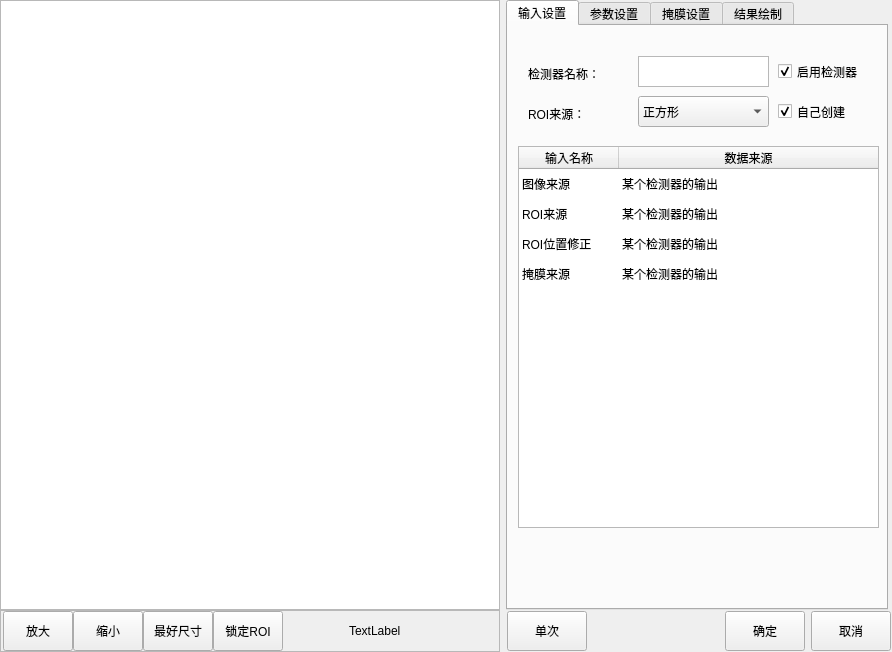
<?xml version="1.0" encoding="UTF-8"?>
<ui version="4.0">
 <class>CMvMatchingCharacterRecognition</class>
 <widget class="QWidget" name="CMvMatchingCharacterRecognition">
  <property name="geometry">
   <rect>
    <x>0</x>
    <y>0</y>
    <width>892</width>
    <height>652</height>
   </rect>
  </property>
  <property name="windowTitle">
   <string>匹配法字符识别</string>
  </property>
  <layout class="QHBoxLayout" name="horizontalLayout_3">
   <property name="leftMargin">
    <number>0</number>
   </property>
   <property name="topMargin">
    <number>0</number>
   </property>
   <property name="rightMargin">
    <number>0</number>
   </property>
   <property name="bottomMargin">
    <number>0</number>
   </property>
   <item>
    <layout class="QVBoxLayout" name="verticalLayout">
     <property name="spacing">
      <number>0</number>
     </property>
     <item>
      <widget class="QGraphicsView" name="graphicsView_mainImage">
       <property name="minimumSize">
        <size>
         <width>500</width>
         <height>600</height>
        </size>
       </property>
      </widget>
     </item>
     <item>
      <widget class="QFrame" name="frame">
       <property name="minimumSize">
        <size>
         <width>0</width>
         <height>42</height>
        </size>
       </property>
       <property name="maximumSize">
        <size>
         <width>16777215</width>
         <height>42</height>
        </size>
       </property>
       <property name="frameShape">
        <enum>QFrame::StyledPanel</enum>
       </property>
       <property name="frameShadow">
        <enum>QFrame::Raised</enum>
       </property>
       <layout class="QHBoxLayout" name="horizontalLayout">
        <property name="spacing">
         <number>0</number>
        </property>
        <property name="leftMargin">
         <number>2</number>
        </property>
        <property name="topMargin">
         <number>0</number>
        </property>
        <property name="rightMargin">
         <number>0</number>
        </property>
        <property name="bottomMargin">
         <number>0</number>
        </property>
        <item>
         <widget class="QPushButton" name="pushButton_zoomIn">
          <property name="minimumSize">
           <size>
            <width>70</width>
            <height>40</height>
           </size>
          </property>
          <property name="maximumSize">
           <size>
            <width>70</width>
            <height>40</height>
           </size>
          </property>
          <property name="text">
           <string>放大</string>
          </property>
         </widget>
        </item>
        <item>
         <widget class="QPushButton" name="pushButton_zoomOut">
          <property name="minimumSize">
           <size>
            <width>70</width>
            <height>40</height>
           </size>
          </property>
          <property name="maximumSize">
           <size>
            <width>70</width>
            <height>40</height>
           </size>
          </property>
          <property name="text">
           <string>缩小</string>
          </property>
         </widget>
        </item>
        <item>
         <widget class="QPushButton" name="pushButton_zoomBest">
          <property name="minimumSize">
           <size>
            <width>70</width>
            <height>40</height>
           </size>
          </property>
          <property name="maximumSize">
           <size>
            <width>70</width>
            <height>40</height>
           </size>
          </property>
          <property name="text">
           <string>最好尺寸</string>
          </property>
         </widget>
        </item>
        <item>
         <widget class="QPushButton" name="pushButton_lockRoiMove">
          <property name="minimumSize">
           <size>
            <width>70</width>
            <height>40</height>
           </size>
          </property>
          <property name="maximumSize">
           <size>
            <width>70</width>
            <height>40</height>
           </size>
          </property>
          <property name="text">
           <string>锁定ROI</string>
          </property>
         </widget>
        </item>
        <item>
         <spacer name="horizontalSpacer">
          <property name="orientation">
           <enum>Qt::Horizontal</enum>
          </property>
          <property name="sizeHint" stdset="0">
           <size>
            <width>63</width>
            <height>20</height>
           </size>
          </property>
         </spacer>
        </item>
        <item>
         <widget class="QLabel" name="label_mousePos">
          <property name="minimumSize">
           <size>
            <width>150</width>
            <height>40</height>
           </size>
          </property>
          <property name="maximumSize">
           <size>
            <width>150</width>
            <height>40</height>
           </size>
          </property>
          <property name="text">
           <string>TextLabel</string>
          </property>
         </widget>
        </item>
       </layout>
      </widget>
     </item>
    </layout>
   </item>
   <item>
    <layout class="QVBoxLayout" name="verticalLayout_2">
     <property name="spacing">
      <number>0</number>
     </property>
     <item>
      <widget class="QTabWidget" name="tabWidget">
       <property name="minimumSize">
        <size>
         <width>382</width>
         <height>602</height>
        </size>
       </property>
       <property name="maximumSize">
        <size>
         <width>380</width>
         <height>16777215</height>
        </size>
       </property>
       <property name="currentIndex">
        <number>0</number>
       </property>
       <widget class="QWidget" name="tab">
        <attribute name="title">
         <string>输入设置</string>
        </attribute>
        <widget class="QCheckBox" name="checkBox_roiCreat">
         <property name="geometry">
          <rect>
           <x>270</x>
           <y>70</y>
           <width>101</width>
           <height>31</height>
          </rect>
         </property>
         <property name="minimumSize">
          <size>
           <width>101</width>
           <height>31</height>
          </size>
         </property>
         <property name="text">
          <string>自己创建</string>
         </property>
         <property name="checked">
          <bool>true</bool>
         </property>
         <property name="tristate">
          <bool>false</bool>
         </property>
        </widget>
        <widget class="QLabel" name="label_funcName">
         <property name="geometry">
          <rect>
           <x>20</x>
           <y>40</y>
           <width>81</width>
           <height>16</height>
          </rect>
         </property>
         <property name="text">
          <string>检测器名称：</string>
         </property>
        </widget>
        <widget class="QLabel" name="label_roiCreat">
         <property name="geometry">
          <rect>
           <x>20</x>
           <y>80</y>
           <width>91</width>
           <height>16</height>
          </rect>
         </property>
         <property name="text">
          <string>ROI来源：</string>
         </property>
        </widget>
        <widget class="QCheckBox" name="checkBox_enableFunc">
         <property name="geometry">
          <rect>
           <x>270</x>
           <y>30</y>
           <width>101</width>
           <height>31</height>
          </rect>
         </property>
         <property name="minimumSize">
          <size>
           <width>101</width>
           <height>31</height>
          </size>
         </property>
         <property name="text">
          <string>启用检测器</string>
         </property>
         <property name="checked">
          <bool>true</bool>
         </property>
        </widget>
        <widget class="QComboBox" name="comboBox_imageSource">
         <property name="geometry">
          <rect>
           <x>130</x>
           <y>70</y>
           <width>131</width>
           <height>31</height>
          </rect>
         </property>
         <property name="minimumSize">
          <size>
           <width>131</width>
           <height>31</height>
          </size>
         </property>
         <property name="maximumSize">
          <size>
           <width>131</width>
           <height>31</height>
          </size>
         </property>
         <item>
          <property name="text">
           <string>正方形</string>
          </property>
         </item>
         <item>
          <property name="text">
           <string>斜矩形</string>
          </property>
         </item>
         <item>
          <property name="text">
           <string>圆形</string>
          </property>
         </item>
         <item>
          <property name="text">
           <string>多边形</string>
          </property>
         </item>
        </widget>
        <widget class="QPlainTextEdit" name="plainTextEdit_funcName">
         <property name="geometry">
          <rect>
           <x>130</x>
           <y>30</y>
           <width>131</width>
           <height>31</height>
          </rect>
         </property>
         <property name="minimumSize">
          <size>
           <width>131</width>
           <height>31</height>
          </size>
         </property>
         <property name="maximumSize">
          <size>
           <width>131</width>
           <height>31</height>
          </size>
         </property>
         <property name="overwriteMode">
          <bool>false</bool>
         </property>
        </widget>
        <widget class="QTableWidget" name="tableWidget_input">
         <property name="geometry">
          <rect>
           <x>10</x>
           <y>120</y>
           <width>361</width>
           <height>382</height>
          </rect>
         </property>
         <property name="minimumSize">
          <size>
           <width>361</width>
           <height>382</height>
          </size>
         </property>
         <property name="maximumSize">
          <size>
           <width>361</width>
           <height>382</height>
          </size>
         </property>
         <property name="editTriggers">
          <set>QAbstractItemView::NoEditTriggers</set>
         </property>
         <property name="selectionMode">
          <enum>QAbstractItemView::SingleSelection</enum>
         </property>
         <property name="selectionBehavior">
          <enum>QAbstractItemView::SelectRows</enum>
         </property>
         <property name="showGrid">
          <bool>false</bool>
         </property>
         <attribute name="horizontalHeaderStretchLastSection">
          <bool>true</bool>
         </attribute>
         <attribute name="verticalHeaderVisible">
          <bool>false</bool>
         </attribute>
         <row>
          <property name="text">
           <string>1</string>
          </property>
         </row>
         <row>
          <property name="text">
           <string>2</string>
          </property>
         </row>
         <row>
          <property name="text">
           <string>3</string>
          </property>
         </row>
         <row>
          <property name="text">
           <string>4</string>
          </property>
         </row>
         <column>
          <property name="text">
           <string>输入名称</string>
          </property>
         </column>
         <column>
          <property name="text">
           <string>数据来源</string>
          </property>
         </column>
         <item row="0" column="0">
          <property name="text">
           <string>图像来源</string>
          </property>
         </item>
         <item row="0" column="1">
          <property name="text">
           <string>某个检测器的输出</string>
          </property>
         </item>
         <item row="1" column="0">
          <property name="text">
           <string>ROI来源</string>
          </property>
         </item>
         <item row="1" column="1">
          <property name="text">
           <string>某个检测器的输出</string>
          </property>
         </item>
         <item row="2" column="0">
          <property name="text">
           <string>ROI位置修正</string>
          </property>
         </item>
         <item row="2" column="1">
          <property name="text">
           <string>某个检测器的输出</string>
          </property>
         </item>
         <item row="3" column="0">
          <property name="text">
           <string>掩膜来源</string>
          </property>
         </item>
         <item row="3" column="1">
          <property name="text">
           <string>某个检测器的输出</string>
          </property>
         </item>
        </widget>
       </widget>
       <widget class="QWidget" name="tab_2">
        <attribute name="title">
         <string>参数设置</string>
        </attribute>
        <widget class="QComboBox" name="comboBox_fontTrainingType">
         <property name="geometry">
          <rect>
           <x>10</x>
           <y>50</y>
           <width>101</width>
           <height>31</height>
          </rect>
         </property>
         <item>
          <property name="text">
           <string>生成本地字库</string>
          </property>
         </item>
         <item>
          <property name="text">
           <string>加载已有字库</string>
          </property>
         </item>
        </widget>
        <widget class="QLabel" name="label_size">
         <property name="geometry">
          <rect>
           <x>10</x>
           <y>90</y>
           <width>111</width>
           <height>31</height>
          </rect>
         </property>
         <property name="text">
          <string>绘制字符大小：</string>
         </property>
        </widget>
        <widget class="QLabel" name="label_titleJudged_2">
         <property name="geometry">
          <rect>
           <x>0</x>
           <y>180</y>
           <width>361</width>
           <height>31</height>
          </rect>
         </property>
         <property name="styleSheet">
          <string notr="true">background-color: qlineargradient(spread:pad, x1:0, y1:0, x2:1, y2:0, stop:0 rgba(80, 80, 80, 255), stop:1 rgba(120, 120, 120, 120));
color: rgb(255, 255, 255);</string>
         </property>
         <property name="text">
          <string>  结果判定</string>
         </property>
         <property name="alignment">
          <set>Qt::AlignLeading|Qt::AlignLeft|Qt::AlignVCenter</set>
         </property>
        </widget>
        <widget class="QLabel" name="label_fontTrainingType">
         <property name="geometry">
          <rect>
           <x>10</x>
           <y>20</y>
           <width>101</width>
           <height>31</height>
          </rect>
         </property>
         <property name="text">
          <string>字库训练方式：</string>
         </property>
        </widget>
        <widget class="QGroupBox" name="groupBox_9">
         <property name="geometry">
          <rect>
           <x>10</x>
           <y>250</y>
           <width>241</width>
           <height>79</height>
          </rect>
         </property>
         <property name="minimumSize">
          <size>
           <width>0</width>
           <height>0</height>
          </size>
         </property>
         <property name="maximumSize">
          <size>
           <width>271</width>
           <height>16777215</height>
          </size>
         </property>
         <property name="title">
          <string>字符数量限定</string>
         </property>
         <widget class="QSpinBox" name="spinBox_numberMin">
          <property name="geometry">
           <rect>
            <x>10</x>
            <y>40</y>
            <width>101</width>
            <height>31</height>
           </rect>
          </property>
          <property name="maximum">
           <number>5000</number>
          </property>
         </widget>
         <widget class="QLabel" name="label_18">
          <property name="geometry">
           <rect>
            <x>10</x>
            <y>10</y>
            <width>111</width>
            <height>31</height>
           </rect>
          </property>
          <property name="text">
           <string>字符数量下限：</string>
          </property>
         </widget>
         <widget class="QSpinBox" name="spinBox_numberMax">
          <property name="geometry">
           <rect>
            <x>130</x>
            <y>40</y>
            <width>101</width>
            <height>31</height>
           </rect>
          </property>
          <property name="maximum">
           <number>5000</number>
          </property>
         </widget>
         <widget class="QLabel" name="label_17">
          <property name="geometry">
           <rect>
            <x>130</x>
            <y>10</y>
            <width>111</width>
            <height>31</height>
           </rect>
          </property>
          <property name="text">
           <string>字符数量上限：</string>
          </property>
         </widget>
        </widget>
        <widget class="QSpinBox" name="spinBox_size">
         <property name="geometry">
          <rect>
           <x>10</x>
           <y>120</y>
           <width>101</width>
           <height>31</height>
          </rect>
         </property>
         <property name="maximum">
          <number>500</number>
         </property>
        </widget>
        <widget class="QWidget" name="widget_create" native="true">
         <property name="geometry">
          <rect>
           <x>120</x>
           <y>20</y>
           <width>121</width>
           <height>71</height>
          </rect>
         </property>
         <widget class="QPushButton" name="pushButton_create">
          <property name="geometry">
           <rect>
            <x>10</x>
            <y>30</y>
            <width>101</width>
            <height>31</height>
           </rect>
          </property>
          <property name="text">
           <string>编辑字库</string>
          </property>
         </widget>
         <widget class="QLabel" name="label_create">
          <property name="geometry">
           <rect>
            <x>10</x>
            <y>0</y>
            <width>101</width>
            <height>31</height>
           </rect>
          </property>
          <property name="text">
           <string>训练字库：</string>
          </property>
         </widget>
        </widget>
        <widget class="QWidget" name="widget_loading" native="true">
         <property name="geometry">
          <rect>
           <x>120</x>
           <y>20</y>
           <width>151</width>
           <height>71</height>
          </rect>
         </property>
         <widget class="QPushButton" name="pushButton_loading">
          <property name="geometry">
           <rect>
            <x>120</x>
            <y>30</y>
            <width>25</width>
            <height>31</height>
           </rect>
          </property>
          <property name="text">
           <string>...</string>
          </property>
         </widget>
         <widget class="QPlainTextEdit" name="plainTextEdit_loading">
          <property name="geometry">
           <rect>
            <x>10</x>
            <y>30</y>
            <width>101</width>
            <height>31</height>
           </rect>
          </property>
         </widget>
         <widget class="QLabel" name="label_loading">
          <property name="geometry">
           <rect>
            <x>10</x>
            <y>0</y>
            <width>101</width>
            <height>31</height>
           </rect>
          </property>
          <property name="text">
           <string>字库路径：</string>
          </property>
         </widget>
        </widget>
       </widget>
       <widget class="QWidget" name="tab_3">
        <attribute name="title">
         <string>掩膜设置</string>
        </attribute>
        <widget class="QLabel" name="label_dEtectionMask">
         <property name="geometry">
          <rect>
           <x>10</x>
           <y>20</y>
           <width>111</width>
           <height>31</height>
          </rect>
         </property>
         <property name="text">
          <string>检测区域的掩膜：</string>
         </property>
        </widget>
        <widget class="QComboBox" name="comboBox_dEtectionMask">
         <property name="geometry">
          <rect>
           <x>130</x>
           <y>20</y>
           <width>131</width>
           <height>31</height>
          </rect>
         </property>
         <item>
          <property name="text">
           <string>不使用掩膜</string>
          </property>
         </item>
         <item>
          <property name="text">
           <string>本检测器ROI内掩膜</string>
          </property>
         </item>
         <item>
          <property name="text">
           <string>其他算法的掩膜</string>
          </property>
         </item>
        </widget>
        <widget class="QWidget" name="widget_Mask" native="true">
         <property name="enabled">
          <bool>false</bool>
         </property>
         <property name="geometry">
          <rect>
           <x>0</x>
           <y>50</y>
           <width>371</width>
           <height>251</height>
          </rect>
         </property>
         <widget class="QLabel" name="label_penWidth">
          <property name="geometry">
           <rect>
            <x>10</x>
            <y>50</y>
            <width>111</width>
            <height>31</height>
           </rect>
          </property>
          <property name="text">
           <string>画笔尺寸：</string>
          </property>
         </widget>
         <widget class="QSpinBox" name="spinBox_lightTime">
          <property name="geometry">
           <rect>
            <x>130</x>
            <y>50</y>
            <width>131</width>
            <height>31</height>
           </rect>
          </property>
          <property name="suffix">
           <string>像素</string>
          </property>
          <property name="minimum">
           <number>5</number>
          </property>
          <property name="maximum">
           <number>1000</number>
          </property>
         </widget>
         <widget class="QPushButton" name="pushButton_maskAll">
          <property name="geometry">
           <rect>
            <x>10</x>
            <y>160</y>
            <width>121</width>
            <height>40</height>
           </rect>
          </property>
          <property name="minimumSize">
           <size>
            <width>0</width>
            <height>40</height>
           </size>
          </property>
          <property name="maximumSize">
           <size>
            <width>16777215</width>
            <height>30</height>
           </size>
          </property>
          <property name="text">
           <string>掩盖所有</string>
          </property>
         </widget>
         <widget class="QPushButton" name="pushButton_maskNull">
          <property name="enabled">
           <bool>false</bool>
          </property>
          <property name="geometry">
           <rect>
            <x>10</x>
            <y>110</y>
            <width>121</width>
            <height>40</height>
           </rect>
          </property>
          <property name="minimumSize">
           <size>
            <width>0</width>
            <height>40</height>
           </size>
          </property>
          <property name="maximumSize">
           <size>
            <width>16777215</width>
            <height>30</height>
           </size>
          </property>
          <property name="text">
           <string>清空掩膜</string>
          </property>
         </widget>
         <widget class="QPushButton" name="pushButton_saveMask">
          <property name="geometry">
           <rect>
            <x>10</x>
            <y>210</y>
            <width>121</width>
            <height>40</height>
           </rect>
          </property>
          <property name="minimumSize">
           <size>
            <width>0</width>
            <height>40</height>
           </size>
          </property>
          <property name="maximumSize">
           <size>
            <width>16777215</width>
            <height>30</height>
           </size>
          </property>
          <property name="text">
           <string>保存修改</string>
          </property>
         </widget>
         <widget class="QLabel" name="label_editMode">
          <property name="geometry">
           <rect>
            <x>10</x>
            <y>10</y>
            <width>111</width>
            <height>31</height>
           </rect>
          </property>
          <property name="text">
           <string>编辑方式：</string>
          </property>
         </widget>
         <widget class="QComboBox" name="comboBox_editMode">
          <property name="geometry">
           <rect>
            <x>130</x>
            <y>10</y>
            <width>131</width>
            <height>31</height>
           </rect>
          </property>
          <item>
           <property name="text">
            <string>增加掩膜</string>
           </property>
          </item>
          <item>
           <property name="text">
            <string>删除掩膜</string>
           </property>
          </item>
         </widget>
        </widget>
       </widget>
       <widget class="QWidget" name="tab_4">
        <attribute name="title">
         <string>结果绘制</string>
        </attribute>
        <widget class="QComboBox" name="comboBox_lineColour">
         <property name="geometry">
          <rect>
           <x>130</x>
           <y>60</y>
           <width>131</width>
           <height>31</height>
          </rect>
         </property>
         <item>
          <property name="text">
           <string>颜色</string>
          </property>
         </item>
        </widget>
        <widget class="QLabel" name="label_lineWidth">
         <property name="geometry">
          <rect>
           <x>10</x>
           <y>20</y>
           <width>121</width>
           <height>31</height>
          </rect>
         </property>
         <property name="text">
          <string>线条宽度：</string>
         </property>
        </widget>
        <widget class="QSpinBox" name="spinBox_lineWidth">
         <property name="geometry">
          <rect>
           <x>130</x>
           <y>20</y>
           <width>131</width>
           <height>31</height>
          </rect>
         </property>
         <property name="suffix">
          <string>磅</string>
         </property>
         <property name="minimum">
          <number>1</number>
         </property>
         <property name="maximum">
          <number>5</number>
         </property>
        </widget>
        <widget class="QLabel" name="label_lineColour">
         <property name="geometry">
          <rect>
           <x>10</x>
           <y>60</y>
           <width>121</width>
           <height>31</height>
          </rect>
         </property>
         <property name="text">
          <string>线条颜色：</string>
         </property>
        </widget>
        <widget class="QCheckBox" name="checkBox_valuTrig">
         <property name="geometry">
          <rect>
           <x>270</x>
           <y>20</y>
           <width>101</width>
           <height>31</height>
          </rect>
         </property>
         <property name="text">
          <string>启用绘制</string>
         </property>
         <property name="checked">
          <bool>true</bool>
         </property>
        </widget>
       </widget>
      </widget>
     </item>
     <item>
      <layout class="QHBoxLayout" name="horizontalLayout_2">
       <property name="leftMargin">
        <number>1</number>
       </property>
       <property name="topMargin">
        <number>1</number>
       </property>
       <property name="rightMargin">
        <number>1</number>
       </property>
       <property name="bottomMargin">
        <number>1</number>
       </property>
       <item>
        <widget class="QPushButton" name="pushButton_ones">
         <property name="minimumSize">
          <size>
           <width>80</width>
           <height>40</height>
          </size>
         </property>
         <property name="maximumSize">
          <size>
           <width>80</width>
           <height>40</height>
          </size>
         </property>
         <property name="text">
          <string>单次</string>
         </property>
        </widget>
       </item>
       <item>
        <spacer name="horizontalSpacer_2">
         <property name="orientation">
          <enum>Qt::Horizontal</enum>
         </property>
         <property name="sizeHint" stdset="0">
          <size>
           <width>40</width>
           <height>20</height>
          </size>
         </property>
        </spacer>
       </item>
       <item>
        <widget class="QPushButton" name="pushButton_affirm">
         <property name="minimumSize">
          <size>
           <width>80</width>
           <height>40</height>
          </size>
         </property>
         <property name="maximumSize">
          <size>
           <width>80</width>
           <height>40</height>
          </size>
         </property>
         <property name="text">
          <string>确定</string>
         </property>
        </widget>
       </item>
       <item>
        <widget class="QPushButton" name="pbPrev_cancel">
         <property name="minimumSize">
          <size>
           <width>80</width>
           <height>40</height>
          </size>
         </property>
         <property name="maximumSize">
          <size>
           <width>80</width>
           <height>40</height>
          </size>
         </property>
         <property name="text">
          <string>取消</string>
         </property>
        </widget>
       </item>
      </layout>
     </item>
    </layout>
   </item>
  </layout>
 </widget>
 <layoutdefault spacing="6" margin="11"/>
 <resources/>
 <connections/>
</ui>
